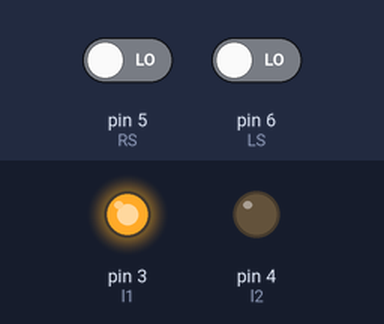
Simulated run of this sketch. Board: Arduino Uno, built with avr-gcc and run on an emulated ATmega328P. Shown: output pins drawn as LEDs (lit = HIGH). Inputs (shaded band) come from the test bench; at power-on: pin 6 (LS) LOW, pin 5 (RS) LOW. Pins used as bus, display or sensor lines are not drawn.

Above: at 1.2 s.
1.3 s: pin 6 (LS) driven HIGH
At 2.4 s:
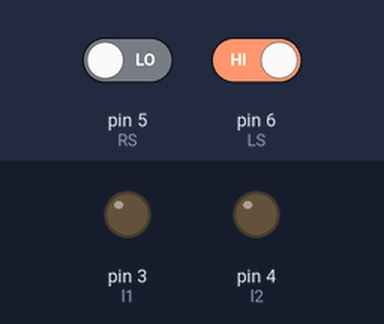
2.8 s: pin 6 (LS) driven LOW
At 3.5 s:
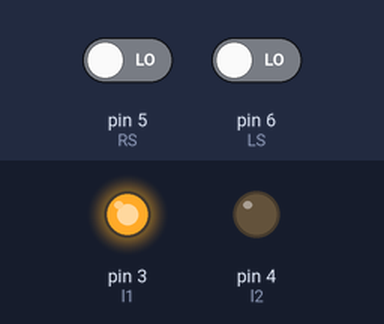
Timing chart, 0 to 5.8 s (numbered marks = the images above; inputs shaded):
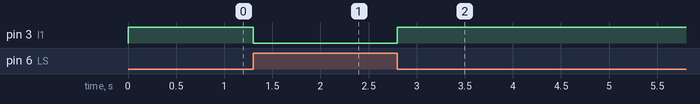

Measured:
- after the input at 1.3 s, pin 3 (l1): HIGH → LOW at once
- after the input at 2.8 s, pin 3 (l1): LOW → HIGH at once

The sketch:

3.ino
```cpp
const int r1=1, r2=2, l1=3, l2=4;
const int LS = 6;
const int RS = 5;
int L,R;

void setup()

{

 pinMode(LS, INPUT);
 pinMode(RS, INPUT);
 pinMode(r1, OUTPUT);
 pinMode(r2, OUTPUT);
 pinMode(l1, OUTPUT);
 pinMode(l2, OUTPUT);
 digitalWrite(r2,LOW);
 digitalWrite(l2,LOW);
}

void loop()

{

 L = digitalRead(LS);
 R = digitalRead(RS);
 digitalWrite(r1, !R);
 digitalWrite(l1, !L);
}
```
